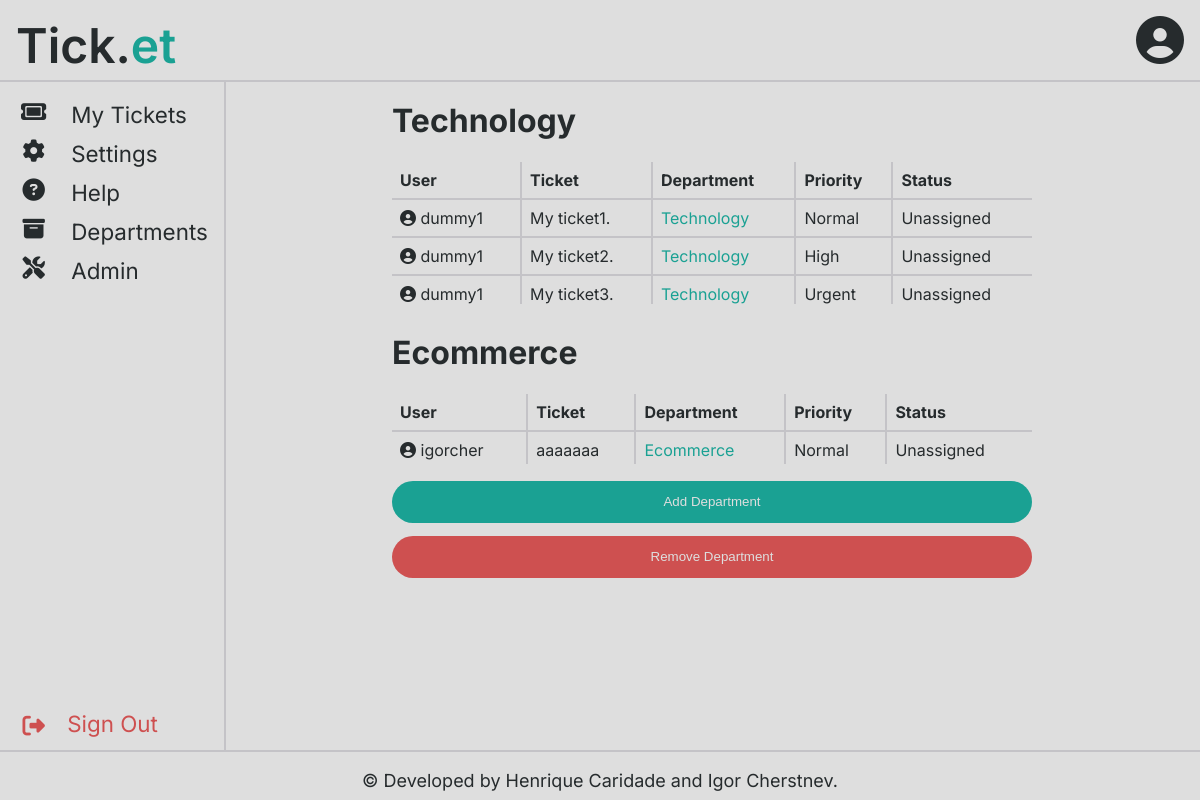
The page /pages/department_page.php (signed in) on the database as committed earlier.
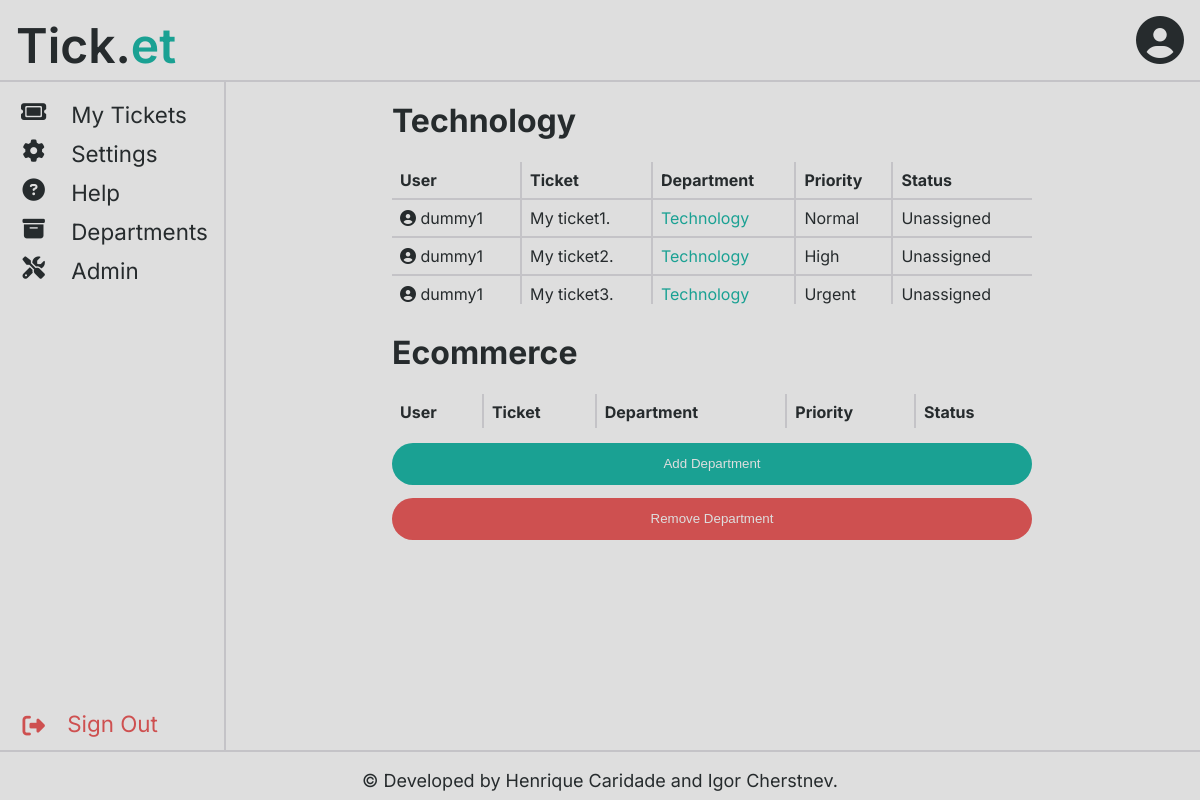
The same page on the database as committed later.
### tables this page shows
CREATE TABLE Department(
    name STRING PRIMARY KEY NOT NULL,
    abbrev STRING UNIQUE NOT NULL
);

CREATE TABLE Ticket(
    id INTEGER PRIMARY KEY NOT NULL,
    publisher STRING NOT NULL REFERENCES User(username),
    department STRING NOT NULL REFERENCES Department(username),
    publishDate DATETIME NOT NULL,
    priority STRING NOT NULL CHECK (priority IN('Normal', 'High', 'Urgent')),
    subject STRING NOT NULL,
    text STRING NOT NULL
);

CREATE TABLE TicketStatus(
    id INTEGER PRIMARY KEY AUTOINCREMENT NOT NULL,
    ticketId INTEGER NOT NULL REFERENCES Ticket(id),
    agentUsername STRING REFERENCES User(username),
    date DATETIME NOT NULL,
    status STRING NOT NULL CHECK (status IN('Unassigned', 'In progress', 'Done'))
);

### classes/session.php (called while the page is built, shortened)
<?php
    class Session {
        static ?Session $instance = null;
        static function getSession() : Session {
            if (static::$instance === null)
                static::$instance = new Session();
            return static::$instance;
        }
        public function getRights(string $userType){
            if($userType === User::USERTYPE_AGENT){
                return $_SESSION[Session::USERTYPE] === User::USERTYPE_AGENT or $_SESSION[Session::USERTYPE] === User::USERTYPE_ADMIN;
            }
            if($userType === User::USERTYPE_ADMIN){
                return $_SESSION[Session::USERTYPE] === User::USERTYPE_ADMIN;
            }
        }
    }
?>

### classes/department.php (called while the page is built, shortened)
<?php
    class Department{
        private function __construct(string $name, string $abbrev) {
            $this->name = $name;
        }
        private static function fromArray(array $department) : Department {
            return new Department($department["name"], $department["abbrev"]);
        }
        public static function getAllDepartments(PDO $db) : array {
            $stmt = $db->prepare('SELECT * FROM Department');
            $stmt->execute();
            $departmentArray = array();
            foreach($stmt->fetchAll() as $department){
                $departmentArray[] = Department::fromArray($department);
            }
            return $departmentArray;
        }
    }
?>

### classes/ticket.php (called while the page is built, shortened)
<?php
    include_once("../classes/ticketStatus.php");
    class Ticket {
        private function __construct(PDO $db, int $id, string $publisher, string $department, DateTime $publishDate, string $priority, string $subject, string $text) {
            $this->id = $id;
            $this->department = $department;
            $this->priority = $priority;
            $this->subject = $subject;
            $this->statuses = TicketStatus::getTicketStatuses($db, $id);
            $this->status = $this->statuses[0];
        }
        private static function fromArray(PDO $db, array $ticket) : Ticket {
            return new Ticket($db, (int) $ticket['id'], $ticket['publisher'], $ticket['department'], new DateTime($ticket['publishDate']), $ticket['priority'], $ticket['subject'], $ticket['text']);
        }
        public static function getTicketsFromDepartment (PDO $db, string $department) : array {
            $stmt = $db->prepare('SELECT * FROM Ticket WHERE department=?');
            $stmt->execute(array($department));
            $tickets = $stmt->fetchAll();
            $ticketArray = array();
            foreach ($tickets as $ticket) {
                $ticketArray[] = Ticket::fromArray($db, $ticket);
            }
            return $ticketArray;
        }
    }
?>

### classes/ticketStatus.php (called while the page is built, shortened)
<?php
    class TicketStatus {
        private function __construct(int $id, int $ticketId, ?string $agentUsername, DateTime $date, string $status) {
            $this->status = $status;
        }
        private static function fromArray(array $status) : TicketStatus {
            return new TicketStatus((int) $status['id'], (int) $status['ticketId'], $status['agentUsername'], new DateTime($status['date']), $status['status']);
        }
        public static function getTicketStatuses(PDO $db, int $id) : array {
            $stmt = $db->prepare('SELECT * FROM TicketStatus WHERE ticketId=?');
            $stmt->execute(array($id));
            $statuses = $stmt->fetchAll();
            $statusArray = array();
            foreach ($statuses as $status) {
                $statusArray[] = TicketStatus::fromArray($status);
            }
            usort($statusArray, fn(TicketStatus $a, TicketStatus $b) => ($a->date > $b->date) ? 1 : (($a->date < $b->date) ? -1 : 0));
            return $statusArray;
        }
    }
?>

### templates/departmentTicket.php (the view)
<?php
    include_once("../classes/ticket.php");
    include_once("../templates/profile.php");
    function _drawTicket(Ticket $ticket) {
?>
<tr class="ticket" >
    <td class="ticket-username"><?php drawProfile($ticket->publisher, true); ?></td>
    <td class="ticket-subject"><?=htmlentities($ticket->subject)?></td>
    <td class="ticket-department">
        <a class="ticket-department-change" data-id="<?=$ticket->id?>" data-department="<?=$ticket->department?>">
            <?=htmlentities($ticket->department)?>
        </a>
    </td>
    <td class="ticket-priority"><?=htmlentities($ticket->priority)?></td>
    <td class="ticket-status"><?=htmlentities($ticket->status->status)?></td>
</tr>
<?php
    }
    function drawDepartmentTickets(string $departmentName, $tickets) {
?>
<h1> <?= htmlentities($departmentName); ?></h1>
<table id="department-tickets">
    <thead>
        <tr>
            <th>User</th>
            <th>Ticket</th>
            <th>Department</th>
            <th>Priority</th>
            <th>Status</th>
        </tr>
    </thead>
    <tbody>
    <?php
    foreach ($tickets as $ticket) {
        _drawTicket($ticket);
    }
    ?>
    </tbody>
</table>
<?php
    }
?>

### pages/department_page.php (shortened to what the changed rows need)
<?php
    include_once("../templates/header.php");
    include_once("../templates/footer.php");
    include_once("../templates/departmentTicket.php");
    include_once("../classes/session.php");
    include_once("../classes/department.php");
    include_once("../classes/ticket.php");
    $session = Session::getSession();
    $db = getDatabaseConnection();
    $departments = ($session->getRights(User::USERTYPE_ADMIN)) ?
        Department::getAllDepartments($db) :
        Department::getDepartmentsFromAgent($db, $_SESSION[Session::USERNAME]);
?>
<main class="main-sidebar">
    <div class="page">
        <?php
        foreach ($departments as $department) {
            $tickets = Ticket::getTicketsFromDepartment($db, $department->name);
            drawDepartmentTickets($department->name, $tickets);
        }
        if ($session->getRights(User::USERTYPE_ADMIN)) { ?>
        <button id="department-add-button">Add Department</button>
        <button id="department-remove-button" class="red">Remove Department</button>
        <?php } ?>
    </div>
</main>

### templates/profile.php
<?php
    function drawProfile(?string $username, bool $showUsername=false, bool $showIcon=true) {
?>
<div class="profile" data-user="<?=htmlentities($username)?>">
<?php if ($showIcon) { ?>
<i class="fa-solid fa-circle-user"></i>
<?php } if ($showUsername) { ?>
    <span class="username"><?=htmlentities($username)?></span>
<?php } ?>
</div>
<?php
    }
?>

Rows that differ between the two databases and show on the page:
no longer on this page (row unchanged): ticketstatus: status "Unassigned"
changed department "Ecommerce": loses ticket (publisher "igorcher", subject "aaaaaaa", department "Ecommerce", priority "Normal")
